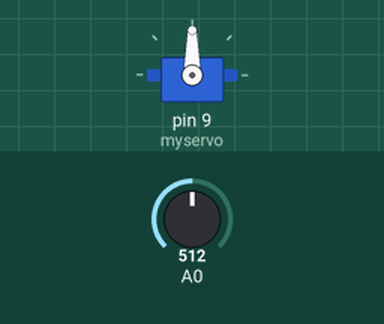
A sketch run on a simulated Arduino Uno, built with avr-gcc and run on an emulated ATmega328P. Parts: servo. The inputs (shaded band) are chosen by the test bench; at power-on: A0 = 512. What the sketch prints to the serial monitor is not drawn.

Above: at 1.2 s.
1.3 s: A0 set to 716
At 1.8 s:
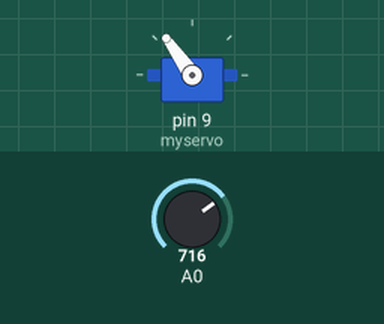
2.8 s: A0 set to 900
At 3.1 s:
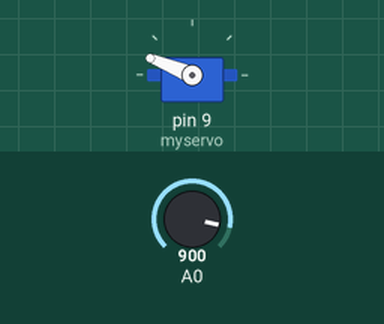
4.3 s: A0 set to 1023
At 5.3 s:
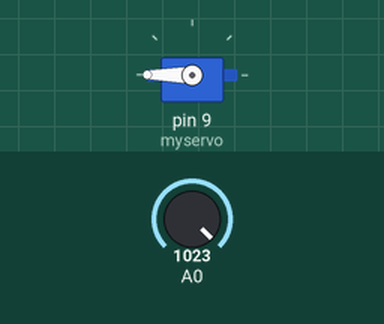
5.8 s: A0 set to 306
At 6.6 s:
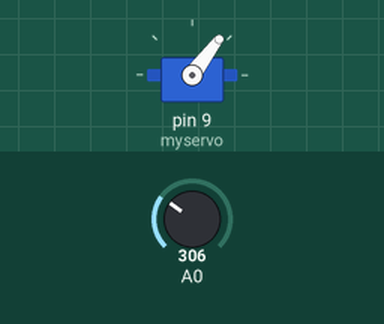
7.3 s: A0 set to 122
At 7.6 s:
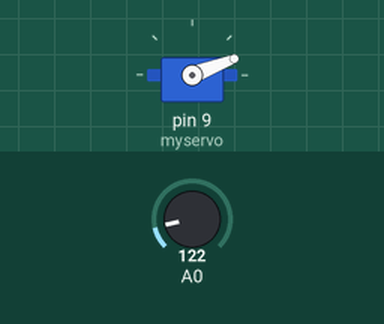
8.8 s: A0 set to 0
At 9.8 s:
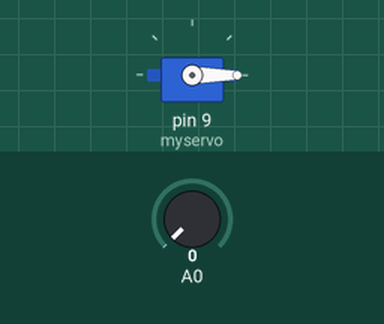
Timing chart, 0 to 11.3 s (numbered marks = the images above; inputs shaded):
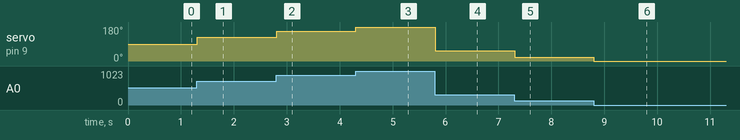

The sketch:

LAB4-2.ino
```cpp
#include <Servo.h>
Servo myservo; //ประกาศตัวแปรแทน Servo
void setup()
{
  Serial.begin(9600);
  myservo.attach(9); // กำหนดขา 9 ควบคุม Servo
  pinMode(A0,INPUT);
}
void loop() {
  int val = analogRead(A0);
  int va = map(val,0,1023,0,180);
  Serial.println(va);
  myservo.write(va);


}
```

Measured:
- after the input at 1.3 s, servo on pin 9 (myservo): 90° → 125° at once
- after the input at 2.8 s, servo on pin 9 (myservo): 125° → 158° at once
- after the input at 4.3 s, servo on pin 9 (myservo): 158° → 180° at once
- after the input at 5.8 s, servo on pin 9 (myservo): 180° → 53° at once
- after the input at 7.3 s, servo on pin 9 (myservo): 53° → 21° at once
- after the input at 8.8 s, servo on pin 9 (myservo): 21° → 0° at once
